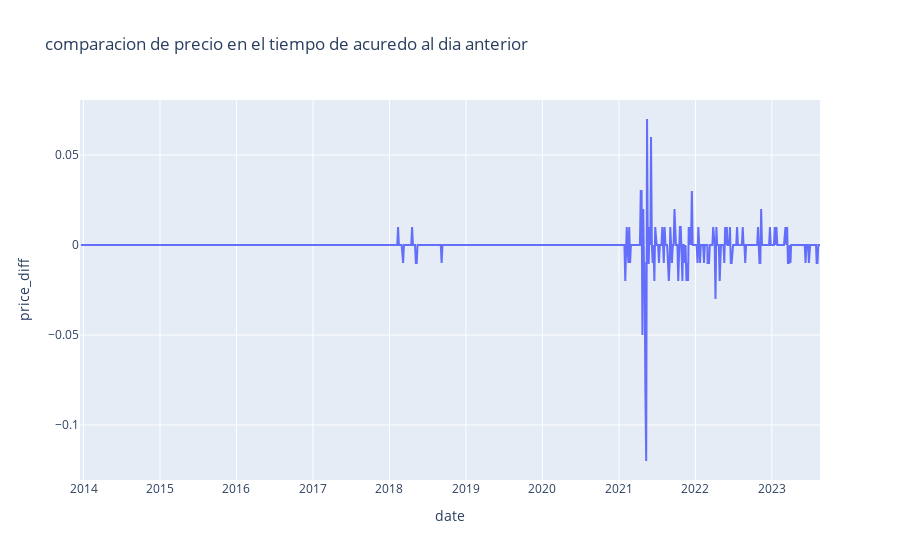

The code cell stored with this chart in its notebook:
### Code cell
fig_price_returns = px.line(dogecoin_df, x='date', y='price_diff', title='comparacion de precio en el tiempo de acuredo al dia anterior')
fig_price_returns.show()

### Figure 1 — Plotly figure (JSON) as saved in the notebook; plotly's stock layout.template omitted (floating-point values rounded to 4 significant figures; data arrays with more than 128 entries replaced by an {"elided": "..."} marker saying what was removed)
{"data": [{"hovertemplate": "date=%{x}<br>price_diff=%{y}<extra></extra>", "legendgroup": "", "line": {"color": "#636efa", "dash": "solid"}, "marker": {"symbol": "circle"}, "mode": "lines", "name": "", "orientation": "v", "showlegend": false, "type": "scatter", "x": {"elided": "922 str values"}, "xaxis": "x", "y": {"elided": "922 float values"}, "yaxis": "y"}], "layout": {"legend": {"tracegroupgap": 0}, "title": {"text": "comparacion de precio en el tiempo de acuredo al dia anterior"}, "xaxis": {"anchor": "y", "domain": [0, 1], "title": {"text": "date"}}, "yaxis": {"anchor": "x", "domain": [0, 1], "title": {"text": "price_diff"}}}}
